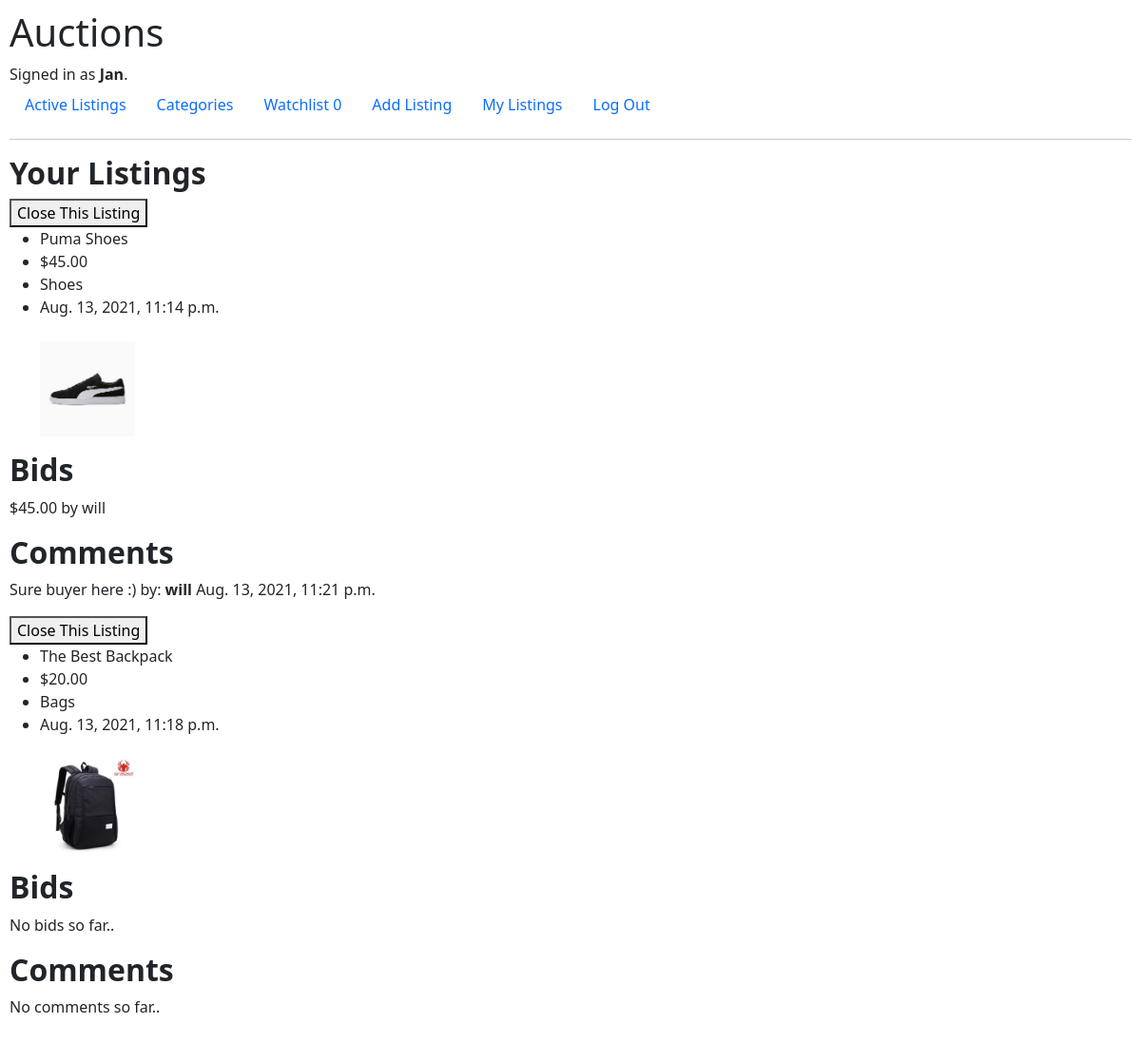
/My_Listing (signed in), run on an earlier commit of the app's database.
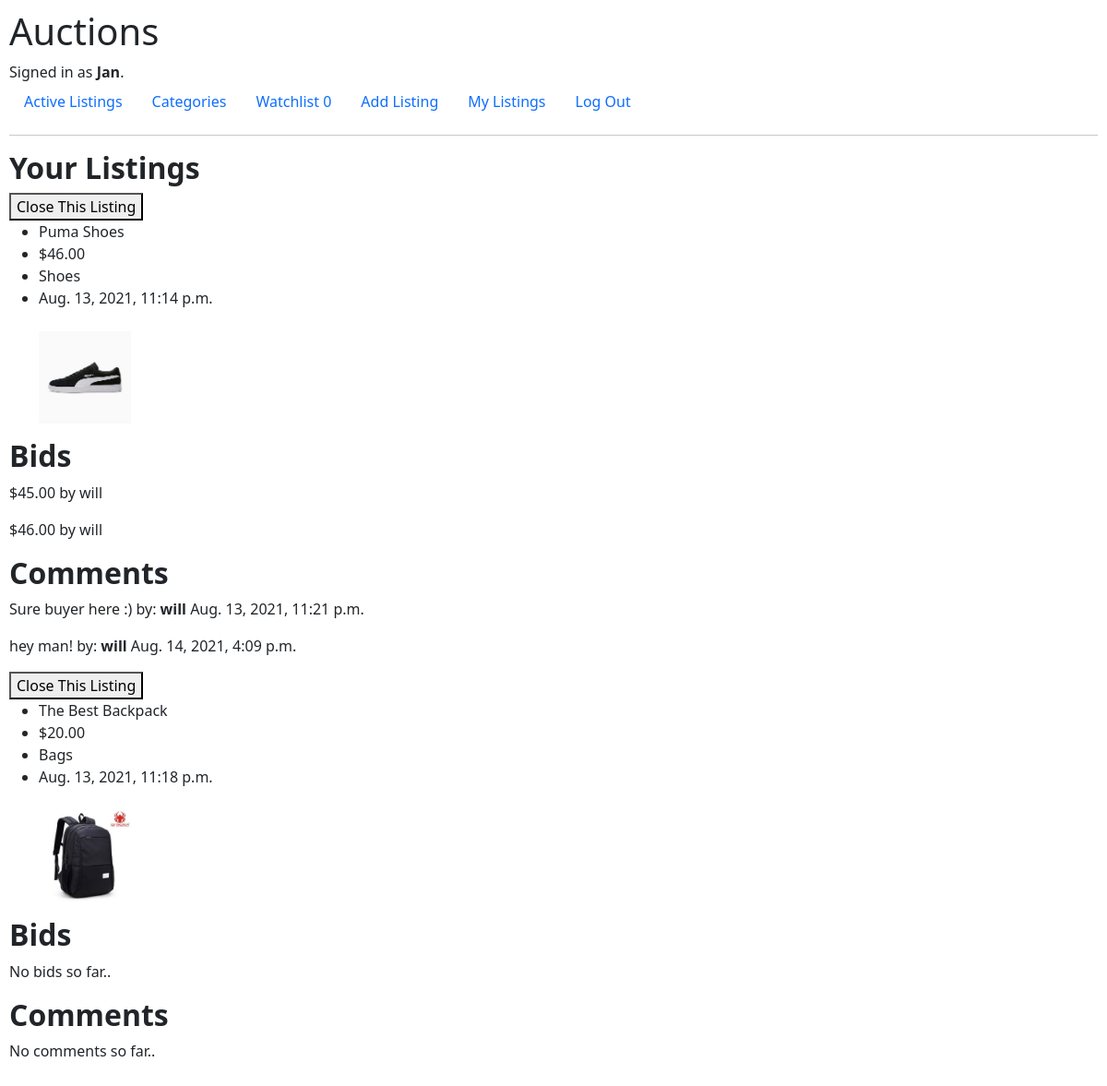
And on a later commit of the database.
### auctions/models.py (models this page shows, shortened)
class Listing(models.Model):
    user = models.ForeignKey('User', on_delete=CASCADE, related_name='user_that_make_the_auction')
    title = models.CharField(max_length=50)
    price = models.DecimalField(max_digits=10,decimal_places=2)
    category = models.ForeignKey('Category', on_delete=CASCADE, related_name='selected_category',blank=True)
    time = models.DateTimeField(auto_now_add=True, blank=True)
    image = models.ImageField(null = True, blank = True, upload_to = 'images/')
    closed = models.BooleanField(default=False)
    bid = models.ManyToManyField('Bid', blank=True, related_name='listing_bid')
    comment = models.ManyToManyField('Comment',blank=True, related_name='list_comment')

class Category(models.Model):
    Cat_name = models.CharField(max_length=50)
    def __str__(self):
        return f"{self.Cat_name}"

class Bid(models.Model):
     user = models.ForeignKey('User', on_delete=CASCADE,related_name='user_bid')
     bid = models.DecimalField(max_digits=10, decimal_places=2)
     def __str__(self):
         return f"${self.bid} by {self.user}"

class User(AbstractUser):
    pass

class Comment(models.Model):
    user = models.ForeignKey('User', on_delete=CASCADE, related_name='user_comment')
    time = models.DateTimeField(auto_now_add=True, blank=True)
    comment = models.CharField(max_length=200)

### auctions/views.py (the view, shortened to what this page needs)
# urls.py: path("My_Listing",views.show_my_listing, name= 'user_listing'),
def show_my_listing(request):
    user = User.objects.get(username=request.user)
    user_listing = user.user_that_make_the_auction.all()
    return render(request, 'auctions/my_listing.html',{
        'listing':user_listing
    })

### auctions/templates/auctions/my_listing.html (shortened to what this page needs)
{% extends "auctions/layout.html" %} {% block body %} {% load tz %}
<h2><strong>Your Listings</strong></h2>
{% for list in listing %}  {% if not list.closed%}
  <form action="" method="POST">
    <button type="submit" name="remove" value="{{list.id}}">
      Close This Listing
    </button>
    {% endif %}
    <ul>
      <li>{{list.title}}</li>
      <li>${{list.price}}</li>
      <li>{{list.category}}</li>
      {% timezone "Asia/Manila" %}
      <li>{{list.time}}</li>
      {% endtimezone %}
      <br />
      {% if list.image %}
      <img src="{{list.image.url}}" alt="no image" style="height: 100px" />
      {% endif %}
    </ul>
    <h2><strong>Bids </strong></h2>
    {% for li in list.bid.all %}
    <p>{{li}}</p>
    {% empty %}
    <p>No bids so far..</p>
    {% endfor %}
    <h2><strong>Comments</strong></h2>
    {% for com in list.comment.all %}
    <p>
      {{com.comment}} by:
      <span><strong>{{com.user}}</strong></span>
      {% timezone "Asia/Manila" %} {{com.time}} {% endtimezone %}
    </p>
    {% empty %}
    <p>No comments so far..</p>
    {% endfor %} {% empty %}
    <a href="{% url 'create_listing' %}">Create your Own Listing now</a>
    {% endfor %} {% endblock %}

What changed in the data, as far as the page shows it:
changed Listing "Puma Shoes": price "45.00" → "46.00"
added Bid: bid+user "$46.00 by will", shown under Listing "Puma Shoes"
added Comment: comment "hey man!", user "will", time "Aug. 14, 2021, 4:09 p.m.", shown under Listing "Puma Shoes"
